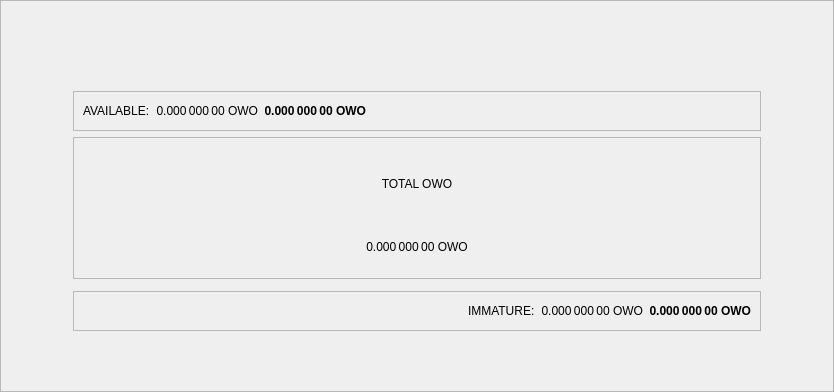
        <widget class="QFrame" name="frame">
         <property name="styleSheet">
          <string notr="true">QFrame#frame{
background-image: url(:/icons/line_bg);
background-position: center center;
background-repeat: none;
}</string>
         </property>
         <property name="frameShape">
          <enum>QFrame::StyledPanel</enum>
         </property>
         <property name="frameShadow">
          <enum>QFrame::Raised</enum>
         </property>
         <layout class="QVBoxLayout" name="verticalLayout_4">
          <property name="leftMargin">
           <number>20</number>
          </property>
          <property name="topMargin">
           <number>20</number>
          </property>
          <property name="rightMargin">
           <number>20</number>
          </property>
          <property name="bottomMargin">
           <number>20</number>
          </property>
          <item>
           <layout class="QHBoxLayout" name="horizontalLayout_4">
            <item>
             <widget class="QLabel" name="label_5">
              <property name="maximumSize">
               <size>
                <width>16777215</width>
                <height>0</height>
               </size>
              </property>
              <property name="font">
               <font>
                <weight>50</weight>
                <bold>false</bold>
               </font>
              </property>
              <property name="text">
               <string>OWO BALANCE</string>
              </property>
             </widget>
            </item>
            <item>
             <widget class="QLabel" name="labelWalletStatus">
              <property name="maximumSize">
               <size>
                <width>16777215</width>
                <height>0</height>
               </size>
              </property>
              <property name="cursor">
               <cursorShape>WhatsThisCursor</cursorShape>
              </property>
              <property name="toolTip">
               <string>The displayed information may be out of date. Your wallet automatically synchronizes with the OneWorld network after a connection is established, but this process has not completed yet.</string>
              </property>
              <property name="styleSheet">
               <string notr="true">QLabel { color: red; }</string>
              </property>
              <property name="text">
               <string notr="true">(out of sync)</string>
              </property>
              <property name="alignment">
               <set>Qt::AlignLeading|Qt::AlignLeft|Qt::AlignVCenter</set>
              </property>
             </widget>
            </item>
            <item>
             <spacer name="horizontalSpacer_3">
              <property name="orientation">
               <enum>Qt::Horizontal</enum>
              </property>
              <property name="sizeHint" stdset="0">
               <size>
                <width>40</width>
                <height>0</height>
               </size>
              </property>
             </spacer>
            </item>
           </layout>
          </item>
          <item>
           <spacer name="verticalSpacer_5">
            <property name="orientation">
             <enum>Qt::Vertical</enum>
            </property>
            <property name="sizeHint" stdset="0">
             <size>
              <width>20</width>
              <height>40</height>
             </size>
            </property>
           </spacer>
          </item>
          <item>
           <widget class="QLabel" name="label_3">
            <property name="maximumSize">
             <size>
              <width>16777215</width>
              <height>0</height>
             </size>
            </property>
            <property name="styleSheet">
             <string notr="true">background-color: #292929;</string>
            </property>
            <property name="text">
             <string/>
            </property>
           </widget>
          </item>
          <item>
           <layout class="QGridLayout" name="gridLayout">
            <property name="leftMargin">
             <number>12</number>
            </property>
            <property name="topMargin">
             <number>12</number>
            </property>
            <property name="rightMargin">
             <number>12</number>
            </property>
            <property name="horizontalSpacing">
             <number>12</number>
            </property>
            <property name="verticalSpacing">
             <number>6</number>
            </property>
            <item row="1" column="1">
             <widget class="QFrame" name="frame_5">
              <property name="minimumSize">
               <size>
                <width>688</width>
                <height>0</height>
               </size>
              </property>
              <property name="maximumSize">
               <size>
                <width>16777215</width>
                <height>16777215</height>
               </size>
              </property>
              <property name="layoutDirection">
               <enum>Qt::LeftToRight</enum>
              </property>
              <property name="frameShape">
               <enum>QFrame::StyledPanel</enum>
              </property>
              <property name="frameShadow">
               <enum>QFrame::Raised</enum>
              </property>
              <layout class="QHBoxLayout" name="horizontalLayout_6">
               <item>
                <widget class="QLabel" name="labelBalanceText">
                 <property name="text">
                  <string>AVAILABLE:</string>
                 </property>
                </widget>
               </item>
               <item>
                <widget class="QLabel" name="labelBalance">
                 <property name="font">
                  <font>
                   <weight>50</weight>
                   <bold>false</bold>
                  </font>
                 </property>
                 <property name="cursor">
                  <cursorShape>IBeamCursor</cursorShape>
                 </property>
                 <property name="toolTip">
                  <string>Your current spendable balance</string>
                 </property>
                 <property name="text">
                  <string notr="true">0.000 000 00 OWO</string>
                 </property>
                 <property name="alignment">
                  <set>Qt::AlignRight|Qt::AlignTrailing|Qt::AlignVCenter</set>
                 </property>
                 <property name="textInteractionFlags">
                  <set>Qt::LinksAccessibleByMouse|Qt::TextSelectableByKeyboard|Qt::TextSelectableByMouse</set>
                 </property>
                </widget>
               </item>
               <item>
                <widget class="QLabel" name="labelWatchAvailable">
                 <property name="font">
                  <font>
                   <weight>75</weight>
                   <bold>true</bold>
                  </font>
                 </property>
                 <property name="cursor">
                  <cursorShape>IBeamCursor</cursorShape>
                 </property>
                 <property name="toolTip">
                  <string>Your current balance in watch-only addresses</string>
                 </property>
                 <property name="text">
                  <string notr="true">0.000 000 00 OWO</string>
                 </property>
                 <property name="alignment">
                  <set>Qt::AlignRight|Qt::AlignTrailing|Qt::AlignVCenter</set>
                 </property>
                 <property name="textInteractionFlags">
                  <set>Qt::LinksAccessibleByMouse|Qt::TextSelectableByKeyboard|Qt::TextSelectableByMouse</set>
                 </property>
                </widget>
               </item>
               <item>
                <spacer name="horizontalSpacer_2">
                 <property name="orientation">
                  <enum>Qt::Horizontal</enum>
                 </property>
                 <property name="sizeHint" stdset="0">
                  <size>
                   <width>40</width>
                   <height>20</height>
                  </size>
                 </property>
                </spacer>
               </item>
              </layout>
             </widget>
            </item>
            <item row="2" column="1">
             <widget class="QFrame" name="frame_9">
              <property name="minimumSize">
               <size>
                <width>0</width>
                <height>142</height>
               </size>
              </property>
              <property name="frameShape">
               <enum>QFrame::StyledPanel</enum>
              </property>
              <property name="frameShadow">
               <enum>QFrame::Raised</enum>
              </property>
              <layout class="QVBoxLayout" name="verticalLayout_6">
               <property name="topMargin">
                <number>20</number>
               </property>
               <property name="bottomMargin">
                <number>0</number>
               </property>
               <item>
                <widget class="QLabel" name="labelTotalText">
                 <property name="maximumSize">
                  <size>
                   <width>16777215</width>
                   <height>16777215</height>
                  </size>
                 </property>
                 <property name="text">
                  <string>TOTAL OWO</string>
                 </property>
                 <property name="alignment">
                  <set>Qt::AlignCenter</set>
                 </property>
                </widget>
               </item>
               <item>
                <spacer name="verticalSpacer_6">
                 <property name="orientation">
                  <enum>Qt::Vertical</enum>
                 </property>
                 <property name="sizeType">
                  <enum>QSizePolicy::Fixed</enum>
                 </property>
                 <property name="sizeHint" stdset="0">
                  <size>
                   <width>20</width>
                   <height>5</height>
                  </size>
                 </property>
                </spacer>
               </item>
               <item>
                <widget class="QLabel" name="labelTotal">
                 <property name="font">
                  <font>
                   <weight>50</weight>
                   <bold>false</bold>
                  </font>
                 </property>
                 <property name="cursor">
                  <cursorShape>IBeamCursor</cursorShape>
                 </property>
                 <property name="toolTip">
                  <string>Your current total balance</string>
                 </property>
                 <property name="text">
                  <string notr="true">0.000 000 00 OWO</string>
                 </property>
                 <property name="alignment">
                  <set>Qt::AlignCenter</set>
                 </property>
                 <property name="textInteractionFlags">
                  <set>Qt::NoTextInteraction</set>
                 </property>
                </widget>
               </item>
               <item>
                <widget class="QLabel" name="labelWatchTotal">
                 <property name="maximumSize">
                  <size>
                   <width>16777215</width>
                   <height>0</height>
                  </size>
                 </property>
                 <property name="font">
                  <font>
                   <weight>75</weight>
                   <bold>true</bold>
                  </font>
                 </property>
                 <property name="cursor">
                  <cursorShape>IBeamCursor</cursorShape>
                 </property>
                 <property name="toolTip">
                  <string>Current total balance in watch-only addresses</string>
                 </property>
                 <property name="text">
                  <string notr="true">0.000 000 00 OWO</string>
                 </property>
                 <property name="alignment">
                  <set>Qt::AlignCenter</set>
                 </property>
                 <property name="textInteractionFlags">
                  <set>Qt::LinksAccessibleByMouse|Qt::TextSelectableByKeyboard|Qt::TextSelectableByMouse</set>
                 </property>
                </widget>
               </item>
              </layout>
             </widget>
            </item>
            <item row="1" column="0">
             <spacer name="horizontalSpacer_5">
              <property name="orientation">
               <enum>Qt::Horizontal</enum>
              </property>
              <property name="sizeHint" stdset="0">
               <size>
                <width>40</width>
                <height>20</height>
               </size>
              </property>
             </spacer>
            </item>
            <item row="4" column="1">
             <widget class="QFrame" name="frame_8">
              <property name="minimumSize">
               <size>
                <width>0</width>
                <height>0</height>
               </size>
              </property>
              <property name="frameShape">
               <enum>QFrame::StyledPanel</enum>
              </property>
              <property name="frameShadow">
               <enum>QFrame::Raised</enum>
              </property>
              <layout class="QHBoxLayout" name="horizontalLayout_9">
               <item>
                <spacer name="horizontalSpacer_4">
                 <property name="orientation">
                  <enum>Qt::Horizontal</enum>
                 </property>
                 <property name="sizeHint" stdset="0">
                  <size>
                   <width>40</width>
                   <height>20</height>
                  </size>
                 </property>
                </spacer>
               </item>
               <item>
                <widget class="QLabel" name="labelImmatureText">
                 <property name="text">
                  <string>IMMATURE:</string>
                 </property>
                </widget>
               </item>
               <item>
                <widget class="QLabel" name="labelImmature">
                 <property name="font">
                  <font>
                   <weight>50</weight>
                   <bold>false</bold>
                  </font>
                 </property>
                 <property name="cursor">
                  <cursorShape>IBeamCursor</cursorShape>
                 </property>
                 <property name="toolTip">
                  <string>Staked or masternode rewards that has not yet matured</string>
                 </property>
                 <property name="text">
                  <string notr="true">0.000 000 00 OWO</string>
                 </property>
                 <property name="alignment">
                  <set>Qt::AlignRight|Qt::AlignTrailing|Qt::AlignVCenter</set>
                 </property>
                 <property name="textInteractionFlags">
                  <set>Qt::LinksAccessibleByMouse|Qt::TextSelectableByKeyboard|Qt::TextSelectableByMouse</set>
                 </property>
                </widget>
               </item>
               <item>
                <widget class="QLabel" name="labelWatchImmature">
                 <property name="font">
                  <font>
                   <weight>75</weight>
                   <bold>true</bold>
                  </font>
                 </property>
                 <property name="cursor">
                  <cursorShape>IBeamCursor</cursorShape>
                 </property>
                 <property name="toolTip">
                  <string>Staked or masternode rewards in watch-only addresses that has not yet matured</string>
                 </property>
                 <property name="text">
                  <string notr="true">0.000 000 00 OWO</string>
                 </property>
                 <property name="alignment">
                  <set>Qt::AlignRight|Qt::AlignTrailing|Qt::AlignVCenter</set>
                 </property>
                 <property name="textInteractionFlags">
                  <set>Qt::LinksAccessibleByMouse|Qt::TextSelectableByKeyboard|Qt::TextSelectableByMouse</set>
                 </property>
                </widget>
               </item>
              </layout>
             </widget>
            </item>
            <item row="3" column="1">
             <widget class="QFrame" name="frame_7">
              <property name="minimumSize">
               <size>
                <width>0</width>
                <height>0</height>
               </size>
              </property>
              <property name="maximumSize">
               <size>
                <width>16777215</width>
                <height>0</height>
               </size>
              </property>
              <property name="frameShape">
               <enum>QFrame::StyledPanel</enum>
              </property>
              <property name="frameShadow">
               <enum>QFrame::Raised</enum>
              </property>
              <layout class="QHBoxLayout" name="horizontalLayout_7">
               <item>
                <widget class="QLabel" name="labelPendingText">
                 <property name="text">
                  <string>PENDING</string>
                 </property>
                </widget>
               </item>
               <item>
                <widget class="QLabel" name="labelUnconfirmed">
                 <property name="font">
                  <font>
                   <weight>50</weight>
                   <bold>false</bold>
                  </font>
                 </property>
                 <property name="cursor">
                  <cursorShape>IBeamCursor</cursorShape>
                 </property>
                 <property name="toolTip">
                  <string>Total of transactions that have yet to be confirmed, and do not yet count toward the spendable balance</string>
                 </property>
                 <property name="text">
                  <string notr="true">0.000 000 00 OWO</string>
                 </property>
                 <property name="alignment">
                  <set>Qt::AlignRight|Qt::AlignTrailing|Qt::AlignVCenter</set>
                 </property>
                 <property name="textInteractionFlags">
                  <set>Qt::LinksAccessibleByMouse|Qt::TextSelectableByKeyboard|Qt::TextSelectableByMouse</set>
                 </property>
                </widget>
               </item>
               <item>
                <widget class="QLabel" name="labelWatchPending">
                 <property name="font">
                  <font>
                   <weight>75</weight>
                   <bold>true</bold>
                  </font>
                 </property>
                 <property name="cursor">
                  <cursorShape>IBeamCursor</cursorShape>
                 </property>
                 <property name="toolTip">
                  <string>Unconfirmed transactions to watch-only addresses</string>
                 </property>
                 <property name="text">
                  <string notr="true">0.000 000 00 OWO</string>
                 </property>
                 <property name="alignment">
                  <set>Qt::AlignRight|Qt::AlignTrailing|Qt::AlignVCenter</set>
                 </property>
                 <property name="textInteractionFlags">
                  <set>Qt::LinksAccessibleByMouse|Qt::TextSelectableByKeyboard|Qt::TextSelectableByMouse</set>
                 </property>
                </widget>
               </item>
              </layout>
             </widget>
            </item>
            <item row="0" column="1">
             <widget class="QFrame" name="frame_6">
              <property name="minimumSize">
               <size>
                <width>0</width>
                <height>0</height>
               </size>
              </property>
              <property name="maximumSize">
               <size>
                <width>16777215</width>
                <height>0</height>
               </size>
              </property>
              <property name="frameShape">
               <enum>QFrame::StyledPanel</enum>
              </property>
              <property name="frameShadow">
               <enum>QFrame::Raised</enum>
              </property>
              <layout class="QHBoxLayout" name="horizontalLayout_3">
               <item>
                <widget class="QLabel" name="labelSpendable">
                 <property name="text">
                  <string>Spendable:</string>
                 </property>
                 <property name="alignment">
                  <set>Qt::AlignRight|Qt::AlignTrailing|Qt::AlignVCenter</set>
                 </property>
                </widget>
               </item>
               <item>
                <widget class="QLabel" name="labelWatchonly">
                 <property name="text">
                  <string>Watch-only:</string>
                 </property>
                 <property name="alignment">
                  <set>Qt::AlignRight|Qt::AlignTrailing|Qt::AlignVCenter</set>
                 </property>
                </widget>
               </item>
              </layout>
             </widget>
            </item>
            <item row="1" column="2">
             <spacer name="horizontalSpacer_6">
              <property name="orientation">
               <enum>Qt::Horizontal</enum>
              </property>
              <property name="sizeHint" stdset="0">
               <size>
                <width>40</width>
                <height>20</height>
               </size>
              </property>
             </spacer>
            </item>
           </layout>
          </item>
          <item>
           <spacer name="verticalSpacer_4">
            <property name="orientation">
             <enum>Qt::Vertical</enum>
            </property>
            <property name="sizeHint" stdset="0">
             <size>
              <width>20</width>
              <height>40</height>
             </size>
            </property>
           </spacer>
          </item>
         </layout>
        </widget>
